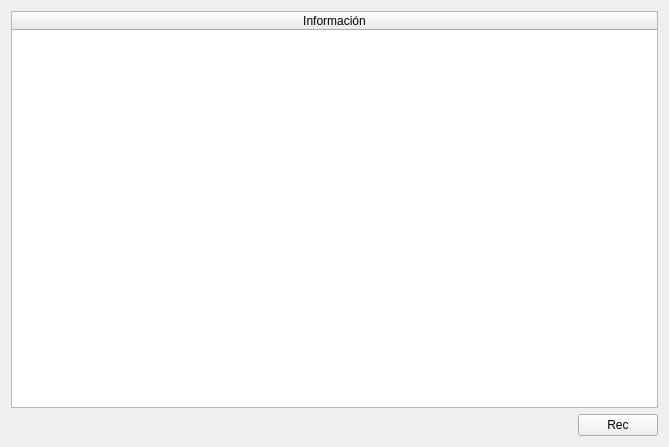
<?xml version="1.0" encoding="UTF-8"?>
<ui version="4.0">
 <class>form_principal</class>
 <widget class="QWidget" name="form_principal">
  <property name="geometry">
   <rect>
    <x>0</x>
    <y>0</y>
    <width>669</width>
    <height>447</height>
   </rect>
  </property>
  <property name="windowTitle">
   <string>CineX</string>
  </property>
  <layout class="QVBoxLayout" name="verticalLayout">
   <item>
    <widget class="QTableWidget" name="tabla_info">
     <property name="enabled">
      <bool>true</bool>
     </property>
     <property name="editTriggers">
      <set>QAbstractItemView::NoEditTriggers</set>
     </property>
     <property name="selectionBehavior">
      <enum>QAbstractItemView::SelectRows</enum>
     </property>
     <attribute name="horizontalHeaderCascadingSectionResizes">
      <bool>false</bool>
     </attribute>
     <attribute name="horizontalHeaderStretchLastSection">
      <bool>true</bool>
     </attribute>
     <column>
      <property name="text">
       <string>Información</string>
      </property>
     </column>
    </widget>
   </item>
   <item>
    <layout class="QHBoxLayout" name="horizontalLayout">
     <item>
      <spacer name="horizontalSpacer">
       <property name="orientation">
        <enum>Qt::Horizontal</enum>
       </property>
       <property name="sizeHint" stdset="0">
        <size>
         <width>40</width>
         <height>20</height>
        </size>
       </property>
      </spacer>
     </item>
     <item>
      <widget class="QPushButton" name="boton_hab_mic">
       <property name="text">
        <string>Rec</string>
       </property>
      </widget>
     </item>
    </layout>
   </item>
  </layout>
 </widget>
 <resources/>
 <connections/>
</ui>
